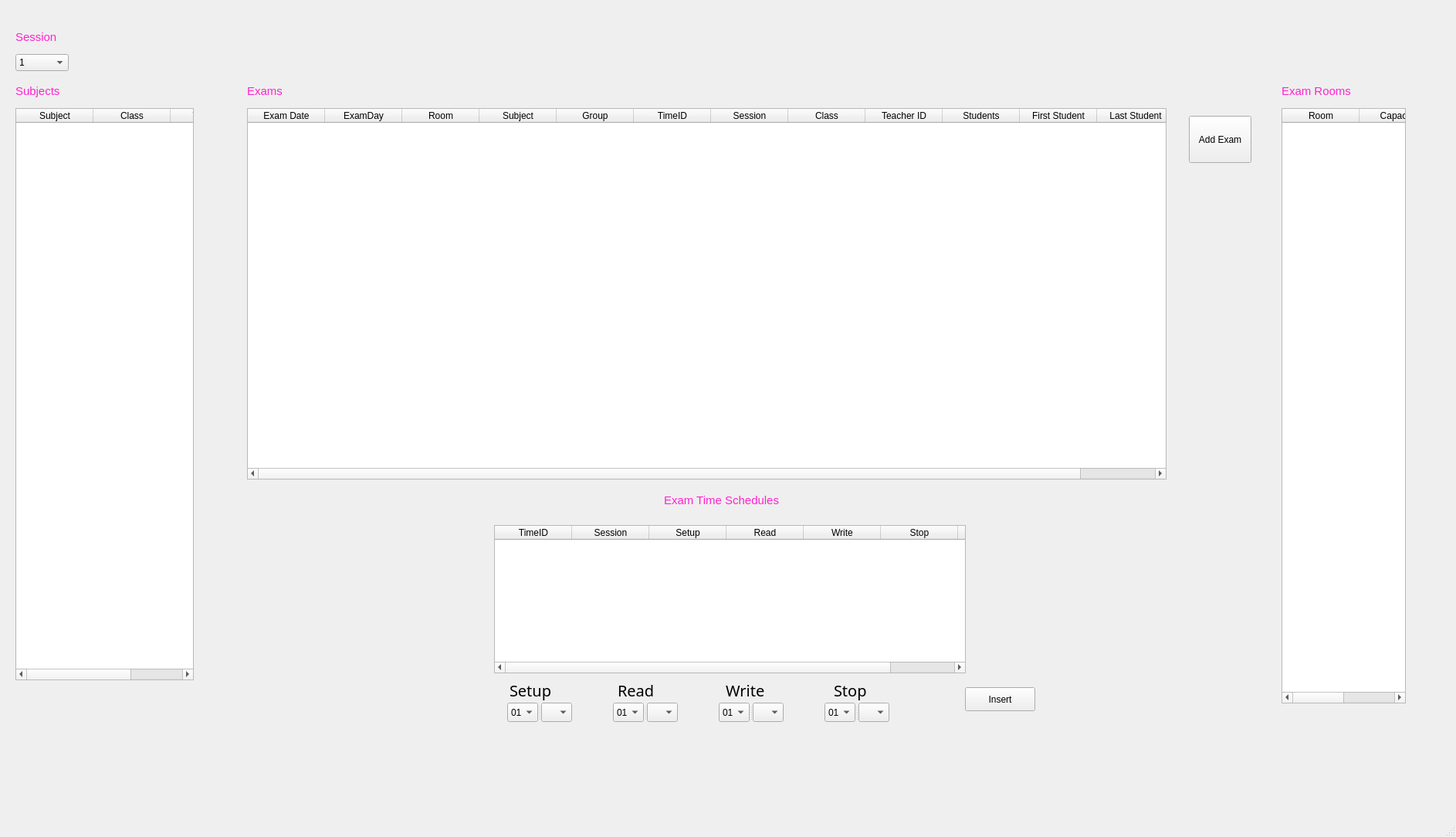
<?xml version="1.0" encoding="UTF-8"?>
<ui version="4.0">
 <class>MainWindow</class>
 <widget class="QMainWindow" name="MainWindow">
  <property name="geometry">
   <rect>
    <x>0</x>
    <y>0</y>
    <width>1886</width>
    <height>1084</height>
   </rect>
  </property>
  <property name="windowTitle">
   <string>Exam Editor</string>
  </property>
  <widget class="QWidget" name="centralwidget">
   <widget class="QLabel" name="session_lbl">
    <property name="geometry">
     <rect>
      <x>20</x>
      <y>40</y>
      <width>61</width>
      <height>16</height>
     </rect>
    </property>
    <property name="font">
     <font>
      <pointsize>11</pointsize>
     </font>
    </property>
    <property name="styleSheet">
     <string notr="true">color: rgb(255, 35, 208);</string>
    </property>
    <property name="text">
     <string>Session</string>
    </property>
   </widget>
   <widget class="QLabel" name="subject_lbl">
    <property name="geometry">
     <rect>
      <x>20</x>
      <y>110</y>
      <width>61</width>
      <height>16</height>
     </rect>
    </property>
    <property name="font">
     <font>
      <pointsize>11</pointsize>
     </font>
    </property>
    <property name="styleSheet">
     <string notr="true">color: rgb(255, 35, 208);</string>
    </property>
    <property name="text">
     <string>Subjects</string>
    </property>
   </widget>
   <widget class="QTableWidget" name="subject_table">
    <property name="geometry">
     <rect>
      <x>20</x>
      <y>140</y>
      <width>231</width>
      <height>741</height>
     </rect>
    </property>
    <property name="sizeAdjustPolicy">
     <enum>QAbstractScrollArea::AdjustToContents</enum>
    </property>
    <attribute name="verticalHeaderVisible">
     <bool>false</bool>
    </attribute>
    <column>
     <property name="text">
      <string>Subject</string>
     </property>
    </column>
    <column>
     <property name="text">
      <string>Class</string>
     </property>
    </column>
    <column>
     <property name="text">
      <string>Teacher</string>
     </property>
    </column>
   </widget>
   <widget class="QLabel" name="exams_lbl">
    <property name="geometry">
     <rect>
      <x>320</x>
      <y>110</y>
      <width>81</width>
      <height>16</height>
     </rect>
    </property>
    <property name="font">
     <font>
      <pointsize>11</pointsize>
     </font>
    </property>
    <property name="styleSheet">
     <string notr="true">color: rgb(255, 35, 208);</string>
    </property>
    <property name="text">
     <string>Exams</string>
    </property>
   </widget>
   <widget class="QTableWidget" name="exam_table">
    <property name="geometry">
     <rect>
      <x>320</x>
      <y>140</y>
      <width>1191</width>
      <height>481</height>
     </rect>
    </property>
    <property name="sizeAdjustPolicy">
     <enum>QAbstractScrollArea::AdjustToContents</enum>
    </property>
    <attribute name="verticalHeaderVisible">
     <bool>false</bool>
    </attribute>
    <column>
     <property name="text">
      <string>Exam Date</string>
     </property>
    </column>
    <column>
     <property name="text">
      <string>ExamDay</string>
     </property>
    </column>
    <column>
     <property name="text">
      <string>Room</string>
     </property>
    </column>
    <column>
     <property name="text">
      <string>Subject</string>
     </property>
    </column>
    <column>
     <property name="text">
      <string>Group</string>
     </property>
    </column>
    <column>
     <property name="text">
      <string>TimeID</string>
     </property>
    </column>
    <column>
     <property name="text">
      <string>Session</string>
     </property>
    </column>
    <column>
     <property name="text">
      <string>Class</string>
     </property>
    </column>
    <column>
     <property name="text">
      <string>Teacher ID</string>
     </property>
    </column>
    <column>
     <property name="text">
      <string>Students</string>
     </property>
    </column>
    <column>
     <property name="text">
      <string>First Student</string>
     </property>
    </column>
    <column>
     <property name="text">
      <string>Last Student</string>
     </property>
    </column>
   </widget>
   <widget class="QLabel" name="examrooms_lbl">
    <property name="geometry">
     <rect>
      <x>1660</x>
      <y>110</y>
      <width>91</width>
      <height>16</height>
     </rect>
    </property>
    <property name="font">
     <font>
      <pointsize>11</pointsize>
     </font>
    </property>
    <property name="styleSheet">
     <string notr="true">color: rgb(255, 35, 208);</string>
    </property>
    <property name="text">
     <string>Exam Rooms</string>
    </property>
   </widget>
   <widget class="QLabel" name="subject_lbl_3">
    <property name="geometry">
     <rect>
      <x>860</x>
      <y>640</y>
      <width>151</width>
      <height>16</height>
     </rect>
    </property>
    <property name="font">
     <font>
      <pointsize>11</pointsize>
     </font>
    </property>
    <property name="styleSheet">
     <string notr="true">color: rgb(255, 35, 208);</string>
    </property>
    <property name="text">
     <string>Exam Time Schedules</string>
    </property>
   </widget>
   <widget class="QTableWidget" name="schedule_table">
    <property name="geometry">
     <rect>
      <x>640</x>
      <y>680</y>
      <width>611</width>
      <height>192</height>
     </rect>
    </property>
    <attribute name="verticalHeaderVisible">
     <bool>false</bool>
    </attribute>
    <column>
     <property name="text">
      <string>TimeID</string>
     </property>
    </column>
    <column>
     <property name="text">
      <string>Session</string>
     </property>
    </column>
    <column>
     <property name="text">
      <string>Setup</string>
     </property>
    </column>
    <column>
     <property name="text">
      <string>Read</string>
     </property>
    </column>
    <column>
     <property name="text">
      <string>Write</string>
     </property>
    </column>
    <column>
     <property name="text">
      <string>Stop</string>
     </property>
    </column>
    <column>
     <property name="text">
      <string>Duration</string>
     </property>
    </column>
   </widget>
   <widget class="QTableWidget" name="examroom_table">
    <property name="geometry">
     <rect>
      <x>1660</x>
      <y>140</y>
      <width>161</width>
      <height>771</height>
     </rect>
    </property>
    <attribute name="verticalHeaderVisible">
     <bool>false</bool>
    </attribute>
    <column>
     <property name="text">
      <string>Room</string>
     </property>
    </column>
    <column>
     <property name="text">
      <string>Capacity</string>
     </property>
    </column>
   </widget>
   <widget class="QComboBox" name="session_menu">
    <property name="geometry">
     <rect>
      <x>20</x>
      <y>70</y>
      <width>69</width>
      <height>22</height>
     </rect>
    </property>
    <item>
     <property name="text">
      <string>1</string>
     </property>
    </item>
    <item>
     <property name="text">
      <string>2</string>
     </property>
    </item>
    <item>
     <property name="text">
      <string>3</string>
     </property>
    </item>
   </widget>
   <widget class="QLabel" name="label_setup">
    <property name="geometry">
     <rect>
      <x>660</x>
      <y>880</y>
      <width>55</width>
      <height>28</height>
     </rect>
    </property>
    <property name="font">
     <font>
      <family>Noto Sans</family>
      <pointsize>15</pointsize>
     </font>
    </property>
    <property name="text">
     <string>Setup</string>
    </property>
   </widget>
   <widget class="QLabel" name="label_read">
    <property name="geometry">
     <rect>
      <x>800</x>
      <y>880</y>
      <width>48</width>
      <height>28</height>
     </rect>
    </property>
    <property name="font">
     <font>
      <family>Noto Sans</family>
      <pointsize>15</pointsize>
     </font>
    </property>
    <property name="text">
     <string>Read</string>
    </property>
   </widget>
   <widget class="QLabel" name="label_write">
    <property name="geometry">
     <rect>
      <x>940</x>
      <y>880</y>
      <width>51</width>
      <height>28</height>
     </rect>
    </property>
    <property name="font">
     <font>
      <family>Noto Sans</family>
      <pointsize>15</pointsize>
     </font>
    </property>
    <property name="text">
     <string>Write</string>
    </property>
   </widget>
   <widget class="QLabel" name="label_stop">
    <property name="geometry">
     <rect>
      <x>1080</x>
      <y>880</y>
      <width>43</width>
      <height>28</height>
     </rect>
    </property>
    <property name="font">
     <font>
      <family>Noto Sans</family>
      <pointsize>15</pointsize>
     </font>
    </property>
    <property name="text">
     <string>Stop</string>
    </property>
   </widget>
   <widget class="QPushButton" name="btn_save_schedule">
    <property name="geometry">
     <rect>
      <x>1250</x>
      <y>890</y>
      <width>91</width>
      <height>31</height>
     </rect>
    </property>
    <property name="text">
     <string>Insert</string>
    </property>
    <property name="icon">
     <iconset resource="photo.qrc">
      <normaloff>:/photo/Downloads/calendar-plus-line-icon.png</normaloff>:/photo/Downloads/calendar-plus-line-icon.png</iconset>
    </property>
    <property name="iconSize">
     <size>
      <width>30</width>
      <height>30</height>
     </size>
    </property>
   </widget>
   <widget class="QToolButton" name="addExam_btn">
    <property name="geometry">
     <rect>
      <x>1540</x>
      <y>150</y>
      <width>81</width>
      <height>61</height>
     </rect>
    </property>
    <property name="text">
     <string>Add Exam</string>
    </property>
    <property name="icon">
     <iconset resource="photo.qrc">
      <normaloff>:/photo/Downloads/exam-icon.png</normaloff>:/photo/Downloads/exam-icon.png</iconset>
    </property>
    <property name="iconSize">
     <size>
      <width>35</width>
      <height>35</height>
     </size>
    </property>
    <property name="toolButtonStyle">
     <enum>Qt::ToolButtonTextUnderIcon</enum>
    </property>
   </widget>
   <widget class="QWidget" name="layoutWidget">
    <property name="geometry">
     <rect>
      <x>610</x>
      <y>910</y>
      <width>591</width>
      <height>25</height>
     </rect>
    </property>
    <layout class="QHBoxLayout" name="horizontalLayout_2">
     <item>
      <widget class="QSplitter" name="splitter">
       <property name="orientation">
        <enum>Qt::Horizontal</enum>
       </property>
       <widget class="QComboBox" name="setup_hr">
        <property name="maximumSize">
         <size>
          <width>40</width>
          <height>16777215</height>
         </size>
        </property>
        <item>
         <property name="text">
          <string>01</string>
         </property>
        </item>
        <item>
         <property name="text">
          <string>02</string>
         </property>
        </item>
        <item>
         <property name="text">
          <string>03</string>
         </property>
        </item>
        <item>
         <property name="text">
          <string>04</string>
         </property>
        </item>
        <item>
         <property name="text">
          <string>05</string>
         </property>
        </item>
        <item>
         <property name="text">
          <string>06</string>
         </property>
        </item>
        <item>
         <property name="text">
          <string>07</string>
         </property>
        </item>
        <item>
         <property name="text">
          <string>08</string>
         </property>
        </item>
        <item>
         <property name="text">
          <string>09</string>
         </property>
        </item>
        <item>
         <property name="text">
          <string>10</string>
         </property>
        </item>
        <item>
         <property name="text">
          <string>11</string>
         </property>
        </item>
        <item>
         <property name="text">
          <string>12</string>
         </property>
        </item>
        <item>
         <property name="text">
          <string>13</string>
         </property>
        </item>
        <item>
         <property name="text">
          <string>14</string>
         </property>
        </item>
        <item>
         <property name="text">
          <string>15</string>
         </property>
        </item>
        <item>
         <property name="text">
          <string>16</string>
         </property>
        </item>
        <item>
         <property name="text">
          <string>17</string>
         </property>
        </item>
        <item>
         <property name="text">
          <string>18</string>
         </property>
        </item>
        <item>
         <property name="text">
          <string>19</string>
         </property>
        </item>
       </widget>
       <widget class="QComboBox" name="setup_min">
        <property name="maximumSize">
         <size>
          <width>40</width>
          <height>16777215</height>
         </size>
        </property>
       </widget>
      </widget>
     </item>
     <item>
      <widget class="QSplitter" name="splitter_2">
       <property name="orientation">
        <enum>Qt::Horizontal</enum>
       </property>
       <widget class="QComboBox" name="read_hr">
        <property name="maximumSize">
         <size>
          <width>40</width>
          <height>16777215</height>
         </size>
        </property>
        <item>
         <property name="text">
          <string>01</string>
         </property>
        </item>
        <item>
         <property name="text">
          <string>02</string>
         </property>
        </item>
        <item>
         <property name="text">
          <string>03</string>
         </property>
        </item>
        <item>
         <property name="text">
          <string>04</string>
         </property>
        </item>
        <item>
         <property name="text">
          <string>05</string>
         </property>
        </item>
        <item>
         <property name="text">
          <string>06</string>
         </property>
        </item>
        <item>
         <property name="text">
          <string>07</string>
         </property>
        </item>
        <item>
         <property name="text">
          <string>08</string>
         </property>
        </item>
        <item>
         <property name="text">
          <string>09</string>
         </property>
        </item>
        <item>
         <property name="text">
          <string>10</string>
         </property>
        </item>
        <item>
         <property name="text">
          <string>11</string>
         </property>
        </item>
        <item>
         <property name="text">
          <string>12</string>
         </property>
        </item>
        <item>
         <property name="text">
          <string>13</string>
         </property>
        </item>
        <item>
         <property name="text">
          <string>14</string>
         </property>
        </item>
        <item>
         <property name="text">
          <string>15</string>
         </property>
        </item>
        <item>
         <property name="text">
          <string>16</string>
         </property>
        </item>
        <item>
         <property name="text">
          <string>17</string>
         </property>
        </item>
        <item>
         <property name="text">
          <string>18</string>
         </property>
        </item>
        <item>
         <property name="text">
          <string>19</string>
         </property>
        </item>
       </widget>
       <widget class="QComboBox" name="read_min">
        <property name="maximumSize">
         <size>
          <width>40</width>
          <height>16777215</height>
         </size>
        </property>
       </widget>
      </widget>
     </item>
     <item>
      <widget class="QSplitter" name="splitter_3">
       <property name="orientation">
        <enum>Qt::Horizontal</enum>
       </property>
       <widget class="QComboBox" name="write_hr">
        <property name="maximumSize">
         <size>
          <width>40</width>
          <height>16777215</height>
         </size>
        </property>
        <item>
         <property name="text">
          <string>01</string>
         </property>
        </item>
        <item>
         <property name="text">
          <string>02</string>
         </property>
        </item>
        <item>
         <property name="text">
          <string>03</string>
         </property>
        </item>
        <item>
         <property name="text">
          <string>04</string>
         </property>
        </item>
        <item>
         <property name="text">
          <string>05</string>
         </property>
        </item>
        <item>
         <property name="text">
          <string>06</string>
         </property>
        </item>
        <item>
         <property name="text">
          <string>07</string>
         </property>
        </item>
        <item>
         <property name="text">
          <string>08</string>
         </property>
        </item>
        <item>
         <property name="text">
          <string>09</string>
         </property>
        </item>
        <item>
         <property name="text">
          <string>10</string>
         </property>
        </item>
        <item>
         <property name="text">
          <string>11</string>
         </property>
        </item>
        <item>
         <property name="text">
          <string>12</string>
         </property>
        </item>
        <item>
         <property name="text">
          <string>13</string>
         </property>
        </item>
        <item>
         <property name="text">
          <string>14</string>
         </property>
        </item>
        <item>
         <property name="text">
          <string>15</string>
         </property>
        </item>
        <item>
         <property name="text">
          <string>16</string>
         </property>
        </item>
        <item>
         <property name="text">
          <string>17</string>
         </property>
        </item>
        <item>
         <property name="text">
          <string>18</string>
         </property>
        </item>
        <item>
         <property name="text">
          <string>19</string>
         </property>
        </item>
       </widget>
       <widget class="QComboBox" name="write_min">
        <property name="maximumSize">
         <size>
          <width>40</width>
          <height>16777215</height>
         </size>
        </property>
       </widget>
      </widget>
     </item>
     <item>
      <widget class="QSplitter" name="splitter_4">
       <property name="orientation">
        <enum>Qt::Horizontal</enum>
       </property>
       <widget class="QComboBox" name="stop_hr">
        <property name="maximumSize">
         <size>
          <width>40</width>
          <height>16777215</height>
         </size>
        </property>
        <item>
         <property name="text">
          <string>01</string>
         </property>
        </item>
        <item>
         <property name="text">
          <string>02</string>
         </property>
        </item>
        <item>
         <property name="text">
          <string>03</string>
         </property>
        </item>
        <item>
         <property name="text">
          <string>04</string>
         </property>
        </item>
        <item>
         <property name="text">
          <string>05</string>
         </property>
        </item>
        <item>
         <property name="text">
          <string>06</string>
         </property>
        </item>
        <item>
         <property name="text">
          <string>07</string>
         </property>
        </item>
        <item>
         <property name="text">
          <string>08</string>
         </property>
        </item>
        <item>
         <property name="text">
          <string>09</string>
         </property>
        </item>
        <item>
         <property name="text">
          <string>10</string>
         </property>
        </item>
        <item>
         <property name="text">
          <string>11</string>
         </property>
        </item>
        <item>
         <property name="text">
          <string>12</string>
         </property>
        </item>
        <item>
         <property name="text">
          <string>13</string>
         </property>
        </item>
        <item>
         <property name="text">
          <string>14</string>
         </property>
        </item>
        <item>
         <property name="text">
          <string>15</string>
         </property>
        </item>
        <item>
         <property name="text">
          <string>16</string>
         </property>
        </item>
        <item>
         <property name="text">
          <string>17</string>
         </property>
        </item>
        <item>
         <property name="text">
          <string>18</string>
         </property>
        </item>
        <item>
         <property name="text">
          <string>19</string>
         </property>
        </item>
       </widget>
       <widget class="QComboBox" name="stop_min">
        <property name="maximumSize">
         <size>
          <width>40</width>
          <height>16777215</height>
         </size>
        </property>
       </widget>
      </widget>
     </item>
    </layout>
   </widget>
  </widget>
  <widget class="QMenuBar" name="menubar">
   <property name="geometry">
    <rect>
     <x>0</x>
     <y>0</y>
     <width>1886</width>
     <height>26</height>
    </rect>
   </property>
  </widget>
  <widget class="QStatusBar" name="statusbar"/>
 </widget>
 <resources>
  <include location="photo.qrc"/>
 </resources>
 <connections/>
</ui>
